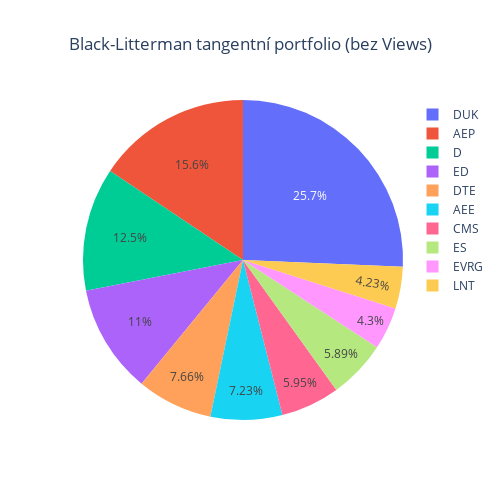

The notebook cell saved with this chart:
### Code cell
weightsBLTangent = blackLittermanAbsoluteViewsMaxSharpe(prices = prices, views = {})
weightsPlot(weightsBLTangent, title = "Black-Litterman tangentní portfolio (bez Views)")

### Figure 1 — Plotly figure (JSON) as saved in the notebook; plotly's stock layout.template omitted (floating-point values rounded to 4 significant figures)
{"data": [{"labels": ["AEE", "AEP", "CMS", "D", "DTE", "DUK", "ED", "ES", "EVRG", "LNT"], "type": "pie", "values": [0.07232, 0.156, 0.0595, 0.1248, 0.07665, 0.2567, 0.1099, 0.05894, 0.04296, 0.04227]}], "layout": {"height": 500, "title": {"text": "Black-Litterman tangentní portfolio (bez Views)", "x": 0.5}, "width": 500}}
